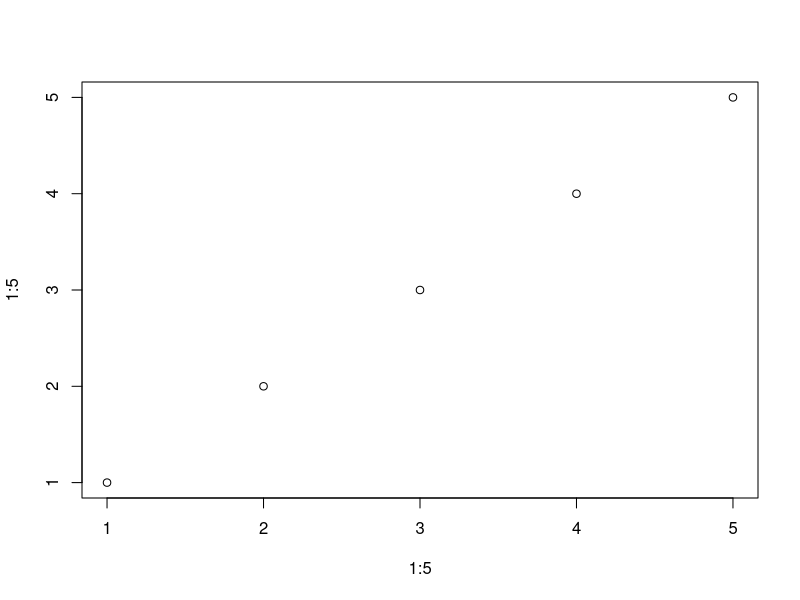
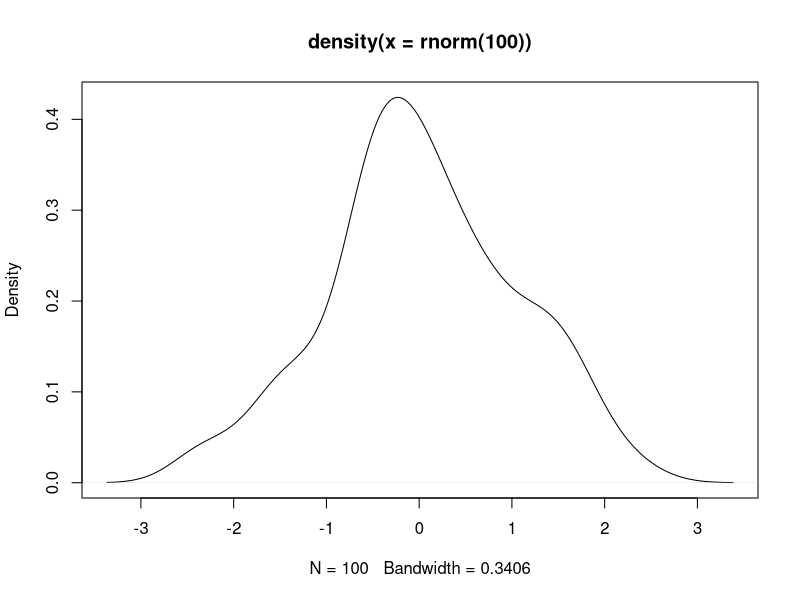

Source code (R) for these figures, in order:
## ---- chunk 1
knitr::kable(
  x = mtcars[1:6, 1:6],
  caption = 'A subset of mtcars.'
)
## ---- chunk 2
#| tbl-cap: "A subset of iris."
knitr::kable(head(iris[,c(1,2,3,4)], 15))
## ---- chunk 3
#| fig.cap: "Plot 1 to 5"
plot(1:5, 1:5)
## ---- chunk 4
#| fig-cap: "Density plot"
plot(density(rnorm(100)))
